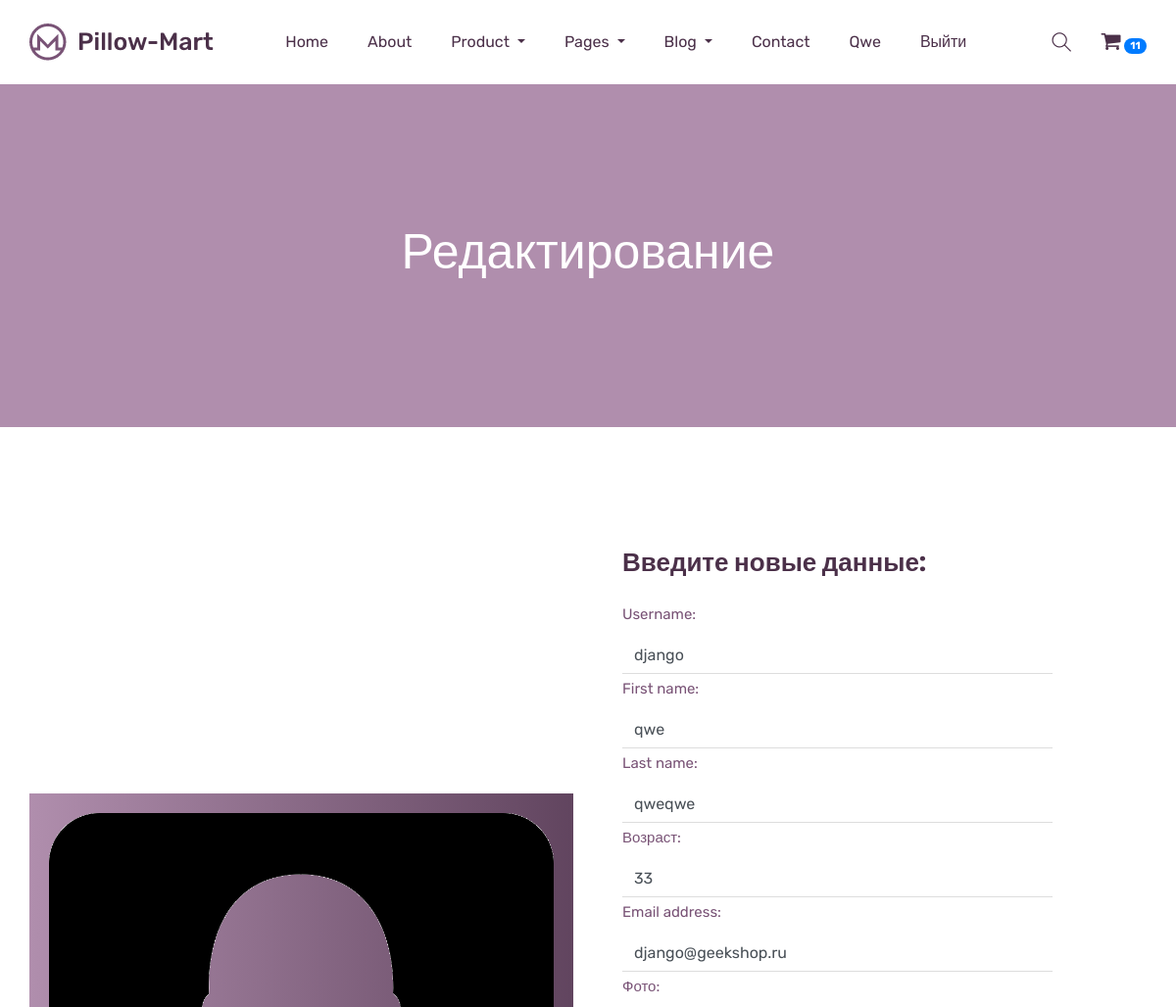
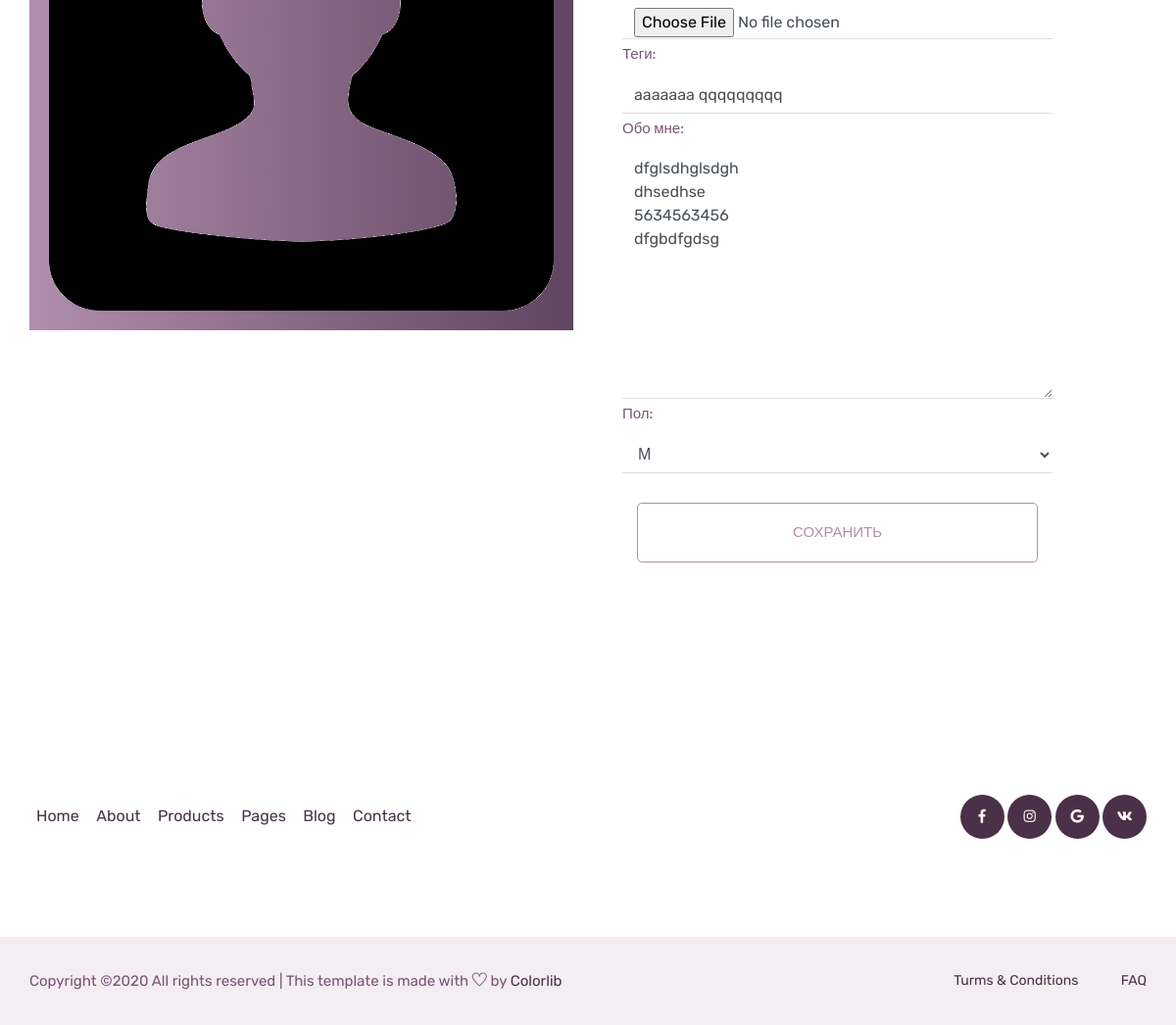
The page /auth/edit/ (signed in) on the database its author committed (2 pictures, top to bottom).
### authapp/models.py (models this page shows, shortened)
class Buyer(AbstractUser):
    avatar = models.ImageField(verbose_name='Фото', upload_to='users_avatar', blank=True)
    age = models.PositiveIntegerField(verbose_name='возраст', default=18)
    activation_key = models.CharField(max_length=128, blank=True)
    activation_key_expires = models.DateTimeField(default=(now() + timedelta(hours=24)))

class BuyerProfile(models.Model):
    MALE = 'M'
    FEMALE = 'W'
    GENDER_CHOICES = (
        (MALE, 'М'),
        (FEMALE, 'Ж'),
    )
    buyer = models.OneToOneField(Buyer, unique=True, null=False, db_index=True, on_delete=models.CASCADE)
    tagline = models.CharField(verbose_name='Теги', max_length=128, blank=True)
    about_me = models.TextField(verbose_name='Обо мне', blank=True)
    gender = models.CharField(verbose_name='Пол', max_length=1, choices=GENDER_CHOICES, blank=True)

### basketapp/models.py (models this page shows)
class Basket(models.Model):
    buyer = models.ForeignKey(settings.AUTH_USER_MODEL, on_delete=models.CASCADE, related_name='basket_of_buyer')
    product = models.ForeignKey(Product, on_delete=models.CASCADE)
    quantity = models.PositiveIntegerField(verbose_name='количество', default=0)
    add_datetime = models.DateTimeField(verbose_name='время', auto_now_add=True)
    @property
    def product_cost(self):
        cost = self.product.price * self.quantity
        return cost
    @property
    def total_quantity(self):
        items = Basket.objects.filter(buyer=self.buyer)
        total = sum(list(map(lambda x: x.quantity, items)))
        return total
    @property
    def total_cost(self):
        items = Basket.objects.filter(buyer=self.buyer)
        total = sum(list(map(lambda x: x.product_cost, items)))
        return total

### authapp/views.py (the view)
# urls.py: path('edit/', authapp.edit, name='edit'),
@transaction.atomic()
def edit(request):
    title = 'Редактирование'
    shop_user = request.user  # узнаём кто зашёл, если зареган, выводим количество товаров у "корзинки"
    basket_itm = None
    if not shop_user.is_anonymous:
        basket_itm = Basket.objects.filter(buyer=request.user)  # собираем товары из корзины, для отображ. кол.-ва
    if request.method == 'POST':
        edit_form = BuyerEditForm(request.POST, request.FILES, instance=request.user)
        profile_form = BuyerProfileEditForm(request.POST, instance=request.user.buyerprofile)
        if edit_form.is_valid() and profile_form.is_valid():
            edit_form.save()  # по сигналу(receiver) в модели сохранится profile_form
            return HttpResponseRedirect(reverse('main'))
    else:
        edit_form = BuyerEditForm(instance=request.user)
        profile_form = BuyerProfileEditForm(instance=request.user.buyerprofile)
    variable_date = {
        'title': title,
        'edit_form': edit_form,
        'basket_itm': basket_itm,
        'profile_form': profile_form
    }
    return render(request, 'authapp/edit.html', variable_date)

### authapp/forms.py (shortened to what this page needs)
class BuyerEditForm(UserChangeForm):
    error_css_class = 'text-danger'  # подсвечиваем красным поля с ошибкой
    class Meta:
        model = Buyer
        fields = ('username', 'first_name', 'last_name', 'age', 'email', 'avatar')
    def __init__(self, *args, **kwargs):
        super(BuyerEditForm, self).__init__(*args, **kwargs)
        for field_name, field in self.fields.items():
            field.widget.attrs['class'] = 'form-control'
            field.help_text = ''
            if field_name == 'password':
                field.widget = forms.HiddenInput()

class BuyerProfileEditForm(forms.ModelForm ):
    error_css_class = 'text-danger'  # подсвечиваем красным поля с ошибкой
    class Meta:
        model = BuyerProfile
        fields = ('tagline', 'about_me', 'gender')
    def __init__(self, *args, **kwargs):
        super(BuyerProfileEditForm, self).__init__(*args, **kwargs)
        for field_name, field in self.fields.items():
            field.widget.attrs['class'] = 'form-control'
            field.help_text = ''

### adminapp/templatetags/my_tags.py (called while the page is built)
@register.filter(name='foto_user')
def media_folder_user(path_string):
    if not path_string:
        path_string = 'users_avatar/default.png'
    return f'{settings.MEDIA_URL}{path_string}'

### mainapp/context_processors.py (called while the page is built)
def get_basket_itm(request):
    basket_itm = []
    if not request.user.is_anonymous:
        basket_itm = Basket.objects.filter(buyer=request.user)  # собираем товары из корзины, для отображ. кол.-ва
    return {
        'basket_itm': basket_itm
    }

### authapp/templates/authapp/edit.html (shortened to what this page needs)
{% extends 'authapp/registry.html' %}
{% load static %}
{% load my_tags %}
{% block registry_fields_1 %}
    <img src="{{ user.avatar|foto_user }}" alt="Фото">
{% endblock registry_fields_1 %}
{% block edit_fields_1 %}
    <H3>Введите новые данные:</H3>
    <form class="form-horizontal" action="{% url 'authapp:edit' %}" method="post" enctype="multipart/form-data">
    {{ edit_form.as_p }}
    {{ profile_form.as_p }}
{% endblock edit_fields_1 %}
{% block edit_fields_2 %}
    Сохранить
{% endblock edit_fields_2 %}

### mainapp/templates/mainapp/base.html (shortened to what this page needs)
{% load static %}
{% load my_tags %}
{% load compress %}
<!doctype html>
<html lang="zxx">
<head>
    {% compress css %}
        <link type="text/x-scss" href="{% static 'sass/style.scss' %}" rel="stylesheet" media="screen">
    {% endcompress %}
    {% block css %}
        {% block Bootstrap %}
            <link rel="stylesheet" href="{% static 'css/bootstrap.min.css' %}">
        {% endblock Bootstrap %}
        {% block animate %}
            <link rel="stylesheet" href="{% static 'css/animate.css' %}">
        {% endblock animate %}
        {% block owl_carousel %}
            <link rel="stylesheet" href="{% static 'css/owl.carousel.min.css' %}">
        {% endblock owl_carousel %}
        {% block awesome1 %}
            <link rel="stylesheet" href="{% static 'css/all.css' %}">
        {% endblock awesome1 %}
        {% block flaticon %}
            <link rel="stylesheet" href="{% static 'css/flaticon.css' %}">
            <link rel="stylesheet" href="{% static 'css/themify-icons.css' %}">
        {% endblock flaticon %}
        {% block awesome2 %}
            <link rel="stylesheet" href="{% static 'css/magnific-popup.css' %}">
        {% endblock awesome2 %}
        {% block swiper_css %}
            <link rel="stylesheet" href="{% static 'css/slick.css' %}">
        {% endblock swiper_css %}
        {% block style %}
            <link rel="stylesheet" href="{% static 'css/style.css' %}">
        {% endblock style %}
    {% endblock css %}
</head>
<body>
{% block header %}
    <header class="main_menu home_menu">
        <div class="container">
            <div class="row align-items-center justify-content-center">
                <div class="col-lg-12">
                    <nav class="navbar navbar-expand-lg navbar-light">
                        <a class="navbar-brand" href="{% url 'main' %}"> <img src="{% static 'img/logo.png' %}"
                                                                              alt="logo"> </a>
                        <div class="collapse navbar-collapse main-menu-item" id="navbarSupportedContent">
                            <ul class="navbar-nav">
                                <li class="nav-item">
                                    <a class="nav-link" href="{% url 'main' %}">Home</a>
                                </li>
                                <li class="nav-item">
                                    <a class="nav-link" href="about.html">about</a>
                                </li>
                                <li class="nav-item dropdown">
                                    <a class="nav-link dropdown-toggle" href="blog.html" id="navbarDropdown_1"
                                       role="button" data-toggle="dropdown" aria-haspopup="true" aria-expanded="false">
                                        product
                                    </a>
                                </li>
                                <li class="nav-item dropdown">
                                    <a class="nav-link dropdown-toggle" href="blog.html" id="navbarDropdown_3"
                                       role="button" data-toggle="dropdown" aria-haspopup="true" aria-expanded="false">
                                        pages
                                    </a>
                                </li>
                                <li class="nav-item dropdown">
                                    <a class="nav-link dropdown-toggle" href="blog.html" id="navbarDropdown_2"
                                       role="button" data-toggle="dropdown" aria-haspopup="true" aria-expanded="false">
                                        blog
                                    </a>
                                </li>
                                <li class="nav-item">
                                    <a class="nav-link" href="{% url 'contact' %}">Contact</a>
                                </li>
                                {% include 'mainapp/includes/inc_login_in_main_menu.html' %}
                            </ul>
                        </div>
                        <div class="hearer_icon d-flex align-items-center">
                            <a id="search_1" href="javascript:void(0)"><i class="ti-search"></i></a>
                            <a data-placement="bottom" title="{{ basket_itm.0.total_cost|floatformat:0 }} &#8381"
                               href="{% url 'basket:main' %}">
                                <i class="flaticon-shopping-cart-black-shape"></i>
                                {% if basket_itm %}
                                    <span class="badge badge-pill badge-primary ">{{ basket_itm.0.total_quantity }}</span>
                                {% endif %}
                            </a>
                        </div>
                    </nav>
                </div>
            </div>
        </div>
    </header>
{% endblock header %}
{% block breadcrumb %}
    <section class="breadcrumb_part">
        <div class="container">
            <div class="row">
                <div class="col-lg-12">
                    <div class="breadcrumb_iner">
                        <h2>{{ title }}</h2>
                    </div>
                </div>
            </div>
        </div>
    </section>
{% endblock breadcrumb %}
{% block login %}
{% endblock login %}
{% block footer %}
    <footer class="footer_part">
        <div class="footer_iner">
            <div class="container">
                <div class="row justify-content-between align-items-center">
                    <div class="col-lg-8">
                        <div class="footer_menu">
                            <div class="footer_menu_item">
                                <a href="{% url 'main' %}">Home</a>
                                <a href="about.html">About</a>
                                <a href="{% url 'products:index' %}">Products</a>
                                <a href="#">Pages</a>
                                <a href="blog.html">Blog</a>
                                <a href="{% url 'contact' %}">Contact</a>
                            </div>
                        </div>
                    </div>
                    <div class="col-lg-4">
                        <div class="social_icon">
                            <a href="#"><i class="fab fa-facebook-f"></i></a>
                            <a href="#"><i class="fab fa-instagram"></i></a>
                            <a href="{% url 'social:begin' 'google-oauth2' %}?next=/"><i class="fab fa-google"></i></a>
                            <a href="{% url 'social:begin' 'vk-oauth2' %}?next=/"><i class="fab fa-vk"></i></a>
                        </div>
                    </div>
                </div>
            </div>
        </div>
        <div class="copyright_part">
            <div class="container">
                <div class="row ">
                    <div class="col-lg-12">
                        <div class="copyright_text">
                            <P>
                                Copyright &copy;<script>document.write(new Date().getFullYear());</script>
                                All rights reserved | This template is made with <i class="ti-heart"
                                                                                    aria-hidden="true"></i> by <a
                                        href="https://colorlib.com" target="_blank">Colorlib</a>
                            </P>
                            <div class="copyright_link">
                                <a href="#">Turms & Conditions</a>
                                <a href="#">FAQ</a>
                            </div>
                        </div>
                    </div>
                </div>
            </div>
        </div>
    </footer>
{% endblock footer %}
</body>
</html>

### mainapp/templates/mainapp/includes/inc_login_in_main_menu.html (shortened to what this page needs)
{% if user.is_authenticated %}
    <li class="nav-item">
        <a class="nav-link" href="{% url 'authapp:edit' %}">
            {% if user.first_name %}
            {{ user.first_name }}
            {% else %}
            {{ user.username }}
            {% endif %}
        </a>
    <li class="nav-item">
        <a class="nav-link" href="{% url 'authapp:logout' %}">
            Выйти
        </a>
    </li>
{% endif %}

### static/css/all.css (style rules this page uses)
.fa, .fas, .far, .fal, .fab { -moz-osx-font-smoothing: grayscale; -webkit-font-smoothing: antialiased; display: inline-block; font-style: normal; font-variant: normal; text-rendering: auto; line-height: 1; }
.fa-facebook-f:before { content: "\f39e"; }
.fa-google:before { content: "\f1a0"; }
.fa-instagram:before { content: "\f16d"; }
.fa-vk:before { content: "\f189"; }
.fab { font-family: 'Font Awesome 5 Brands'; }

### rows shown on the page
Buyer: first_name "Qwe", username "django", first_name "qwe", last_name "qweqwe", age "33", email "django@geekshop.ru"
Basket: buyer+quantity "11"
BuyerProfile: tagline "aaaaaaa qqqqqqqqq", about_me "dfglsdhglsdgh dhsedhse 5634563456 dfgbdfgdsg", gender "М"

### other values the page prints
{{ title }} "Редактирование"
